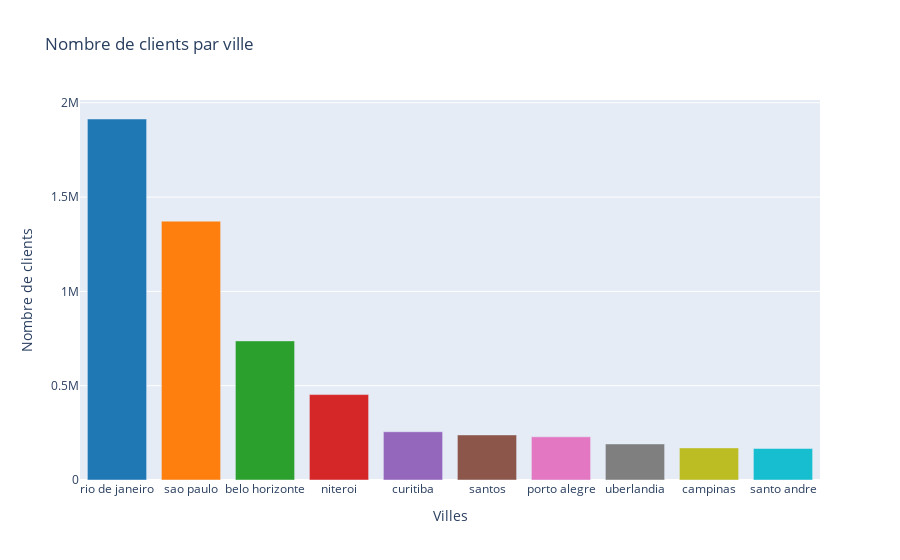

Notebook source saved alongside this figure:
### Markdown cell above
### Digramme volume de clients par ville

### Code cell
## Compter le nombre de clients pour chaque ville
city_counts = customer_geolocation['ville_client'].value_counts()

# Trier les villes par ordre décroissant du nombre de clients
city_counts = city_counts.sort_values(ascending=False).head(10)

# Extraire les noms des villes et les nombres de clients
cities = city_counts.index
num_clients = city_counts.values

# Créer une palette de couleurs unique pour chaque ville
colors = pc.DEFAULT_PLOTLY_COLORS[:len(cities)]

# Créer une trace de barres avec Plotly
trace = go.Bar(
    x=cities,
    y=num_clients,
    marker=dict(color=colors)  # Couleur des barres pour chaque ville
)

# Créer la mise en page de la figure
layout = go.Layout(
    title='Nombre de clients par ville',
    xaxis=dict(title='Villes'),
    yaxis=dict(title='Nombre de clients')
)

# Créer la figure
fig_client_ville_diag = go.Figure(data=[trace], layout=layout)

# Afficher la figure interactive
fig_client_ville_diag.show()

### Figure 1 — Plotly figure (JSON) as saved in the notebook; plotly's stock layout.template omitted (floating-point values rounded to 4 significant figures)
{"data": [{"marker": {"color": ["rgb(31, 119, 180)", "rgb(255, 127, 14)", "rgb(44, 160, 44)", "rgb(214, 39, 40)", "rgb(148, 103, 189)", "rgb(140, 86, 75)", "rgb(227, 119, 194)", "rgb(127, 127, 127)", "rgb(188, 189, 34)", "rgb(23, 190, 207)"]}, "type": "bar", "x": ["rio de janeiro", "sao paulo", "belo horizonte", "niteroi", "curitiba", "santos", "porto alegre", "uberlandia", "campinas", "santo andre"], "y": [1913966, 1372376, 737548, 452857, 255744, 238952, 228824, 191192, 170318, 167082]}], "layout": {"autosize": true, "title": {"text": "Nombre de clients par ville"}, "xaxis": {"autorange": true, "range": [-0.5, 9.5], "title": {"text": "Villes"}, "type": "category"}, "yaxis": {"autorange": true, "range": [0, 2015000.0], "title": {"text": "Nombre de clients"}, "type": "linear"}}}
